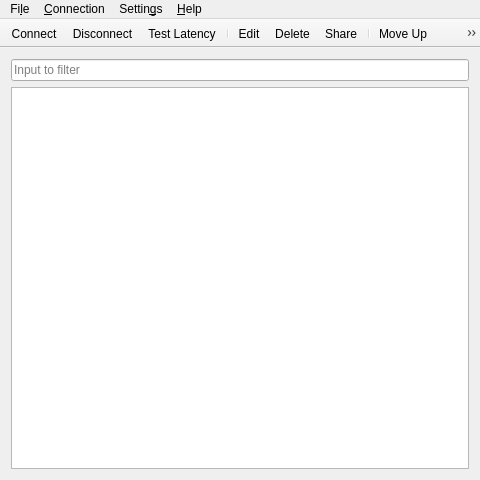
<?xml version="1.0" encoding="UTF-8"?>
<ui version="4.0">
 <class>MainWindow</class>
 <widget class="QMainWindow" name="MainWindow">
  <property name="geometry">
   <rect>
    <x>0</x>
    <y>0</y>
    <width>480</width>
    <height>480</height>
   </rect>
  </property>
  <property name="minimumSize">
   <size>
    <width>400</width>
    <height>400</height>
   </size>
  </property>
  <property name="windowTitle">
   <string>Connection Manager</string>
  </property>
  <property name="windowIcon">
   <iconset resource="icons.qrc">
    <normaloff>:/icons/icons/shadowsocks-gui.png</normaloff>:/icons/icons/shadowsocks-gui.png</iconset>
  </property>
  <property name="toolButtonStyle">
   <enum>Qt::ToolButtonFollowStyle</enum>
  </property>
  <widget class="QWidget" name="centralWidget">
   <layout class="QVBoxLayout" name="verticalLayout">
    <item>
     <widget class="QLineEdit" name="filterLineEdit">
      <property name="placeholderText">
       <string>Input to filter</string>
      </property>
      <property name="clearButtonEnabled">
       <bool>true</bool>
      </property>
     </widget>
    </item>
    <item>
     <widget class="QTableView" name="connectionView">
      <property name="editTriggers">
       <set>QAbstractItemView::NoEditTriggers</set>
      </property>
      <property name="tabKeyNavigation">
       <bool>false</bool>
      </property>
      <property name="selectionMode">
       <enum>QAbstractItemView::SingleSelection</enum>
      </property>
      <property name="selectionBehavior">
       <enum>QAbstractItemView::SelectRows</enum>
      </property>
      <property name="showGrid">
       <bool>false</bool>
      </property>
      <property name="sortingEnabled">
       <bool>true</bool>
      </property>
      <property name="wordWrap">
       <bool>false</bool>
      </property>
      <property name="cornerButtonEnabled">
       <bool>false</bool>
      </property>
      <attribute name="verticalHeaderVisible">
       <bool>false</bool>
      </attribute>
     </widget>
    </item>
   </layout>
  </widget>
  <widget class="QToolBar" name="toolBar">
   <property name="windowTitle">
    <string>Show Toolbar</string>
   </property>
   <property name="movable">
    <bool>false</bool>
   </property>
   <property name="allowedAreas">
    <set>Qt::AllToolBarAreas</set>
   </property>
   <property name="toolButtonStyle">
    <enum>Qt::ToolButtonFollowStyle</enum>
   </property>
   <property name="floatable">
    <bool>false</bool>
   </property>
   <attribute name="toolBarArea">
    <enum>TopToolBarArea</enum>
   </attribute>
   <attribute name="toolBarBreak">
    <bool>false</bool>
   </attribute>
   <addaction name="actionConnect"/>
   <addaction name="actionDisconnect"/>
   <addaction name="actionTestLatency"/>
   <addaction name="separator"/>
   <addaction name="actionEdit"/>
   <addaction name="actionDelete"/>
   <addaction name="actionShare"/>
   <addaction name="separator"/>
   <addaction name="actionMoveUp"/>
   <addaction name="actionMoveDown"/>
  </widget>
  <widget class="QMenuBar" name="menuBar">
   <property name="geometry">
    <rect>
     <x>0</x>
     <y>0</y>
     <width>480</width>
     <height>26</height>
    </rect>
   </property>
   <widget class="QMenu" name="menuConnection">
    <property name="title">
     <string>&amp;Connection</string>
    </property>
    <widget class="QMenu" name="menuAdd">
     <property name="title">
      <string>&amp;Add</string>
     </property>
     <property name="icon">
      <iconset theme="list-add">
       <normaloff>.</normaloff>.</iconset>
     </property>
     <addaction name="actionManually"/>
     <addaction name="actionURI"/>
     <addaction name="actionQRCodeFromFile"/>
     <addaction name="actionQRCode"/>
     <addaction name="actionScanQRCodeCapturer"/>
     <addaction name="actionFromConfigJson"/>
    </widget>
    <addaction name="menuAdd"/>
    <addaction name="actionEdit"/>
    <addaction name="actionShare"/>
    <addaction name="actionDelete"/>
    <addaction name="separator"/>
    <addaction name="actionConnect"/>
    <addaction name="actionForceConnect"/>
    <addaction name="actionDisconnect"/>
    <addaction name="actionTestLatency"/>
    <addaction name="actionTestAllLatency"/>
    <addaction name="separator"/>
    <addaction name="separator"/>
    <addaction name="actionMoveUp"/>
    <addaction name="actionMoveDown"/>
   </widget>
   <widget class="QMenu" name="menuFile">
    <property name="title">
     <string>Fi&amp;le</string>
    </property>
    <addaction name="actionImportGUIJson"/>
    <addaction name="actionExportGUIJson"/>
    <addaction name="actionSaveManually"/>
    <addaction name="separator"/>
    <addaction name="actionQuit"/>
   </widget>
   <widget class="QMenu" name="menuSettings">
    <property name="title">
     <string>Settin&amp;gs</string>
    </property>
    <addaction name="actionGeneralSettings"/>
    <addaction name="separator"/>
    <addaction name="actionShowFilterBar"/>
   </widget>
   <widget class="QMenu" name="menuHelp">
    <property name="title">
     <string>&amp;Help</string>
    </property>
    <addaction name="actionAbout"/>
    <addaction name="actionAboutQt"/>
    <addaction name="separator"/>
    <addaction name="actionReportBug"/>
   </widget>
   <addaction name="menuFile"/>
   <addaction name="menuConnection"/>
   <addaction name="menuSettings"/>
   <addaction name="menuHelp"/>
  </widget>
  <action name="actionManually">
   <property name="text">
    <string>&amp;Manually</string>
   </property>
   <property name="toolTip">
    <string>Add connection manually</string>
   </property>
  </action>
  <action name="actionQRCode">
   <property name="text">
    <string>&amp;Scan QR Code on Screen</string>
   </property>
  </action>
  <action name="actionQRCodeFromFile">
   <property name="icon">
    <iconset theme="document-open">
     <normaloff>.</normaloff>.</iconset>
   </property>
   <property name="text">
    <string>&amp;From QR Code Image File</string>
   </property>
   <property name="toolTip">
    <string>From QR code image file</string>
   </property>
  </action>
  <action name="actionURI">
   <property name="text">
    <string>&amp;URI</string>
   </property>
   <property name="toolTip">
    <string>Add connection from URI</string>
   </property>
  </action>
  <action name="actionDelete">
   <property name="icon">
    <iconset theme="list-remove">
     <normaloff>.</normaloff>.</iconset>
   </property>
   <property name="text">
    <string>&amp;Delete</string>
   </property>
  </action>
  <action name="actionEdit">
   <property name="text">
    <string>&amp;Edit</string>
   </property>
  </action>
  <action name="actionConnect">
   <property name="text">
    <string>&amp;Connect</string>
   </property>
  </action>
  <action name="actionDisconnect">
   <property name="text">
    <string>D&amp;isconnect</string>
   </property>
  </action>
  <action name="actionQuit">
   <property name="icon">
    <iconset theme="application-exit">
     <normaloff>.</normaloff>.</iconset>
   </property>
   <property name="text">
    <string>&amp;Quit</string>
   </property>
   <property name="shortcut">
    <string>Ctrl+Q</string>
   </property>
  </action>
  <action name="actionAbout">
   <property name="icon">
    <iconset theme="help-about">
     <normaloff>.</normaloff>.</iconset>
   </property>
   <property name="text">
    <string>&amp;About</string>
   </property>
  </action>
  <action name="actionAboutQt">
   <property name="text">
    <string>About &amp;Qt</string>
   </property>
  </action>
  <action name="actionGeneralSettings">
   <property name="text">
    <string>&amp;General Settings</string>
   </property>
  </action>
  <action name="actionShare">
   <property name="text">
    <string>&amp;Share</string>
   </property>
  </action>
  <action name="actionReportBug">
   <property name="text">
    <string>&amp;Report Bug</string>
   </property>
  </action>
  <action name="actionTestLatency">
   <property name="text">
    <string>&amp;Test Latency</string>
   </property>
   <property name="toolTip">
    <string>Test the latency of selected connection</string>
   </property>
  </action>
  <action name="actionTestAllLatency">
   <property name="text">
    <string>Test All C&amp;onnections Latency</string>
   </property>
  </action>
  <action name="actionImportGUIJson">
   <property name="text">
    <string>&amp;Import Connections from gui-config.json</string>
   </property>
   <property name="toolTip">
    <string>Import connections from old version configuration file</string>
   </property>
  </action>
  <action name="actionFromConfigJson">
   <property name="icon">
    <iconset theme="document-open">
     <normaloff>.</normaloff>.</iconset>
   </property>
   <property name="text">
    <string>From &amp;config.json</string>
   </property>
  </action>
  <action name="actionSaveManually">
   <property name="icon">
    <iconset theme="document-save">
     <normaloff>.</normaloff>.</iconset>
   </property>
   <property name="text">
    <string>&amp;Save Manually</string>
   </property>
   <property name="shortcut">
    <string>Ctrl+Shift+S</string>
   </property>
  </action>
  <action name="actionMoveUp">
   <property name="icon">
    <iconset theme="go-up">
     <normaloff>.</normaloff>.</iconset>
   </property>
   <property name="text">
    <string>&amp;Move Up</string>
   </property>
  </action>
  <action name="actionMoveDown">
   <property name="icon">
    <iconset theme="go-down">
     <normaloff>.</normaloff>.</iconset>
   </property>
   <property name="text">
    <string>Mo&amp;ve Down</string>
   </property>
  </action>
  <action name="actionShowFilterBar">
   <property name="checkable">
    <bool>true</bool>
   </property>
   <property name="checked">
    <bool>true</bool>
   </property>
   <property name="text">
    <string>&amp;Show Filter Bar</string>
   </property>
   <property name="shortcut">
    <string>Ctrl+F</string>
   </property>
  </action>
  <action name="actionExportGUIJson">
   <property name="text">
    <string>&amp;Export as gui-config.json</string>
   </property>
  </action>
  <action name="actionScanQRCodeCapturer">
   <property name="text">
    <string>Scan &amp;QR Code using Capturer</string>
   </property>
   <property name="toolTip">
    <string>Scan QR Code using Capturer</string>
   </property>
  </action>
  <action name="actionForceConnect">
   <property name="text">
    <string>&amp;Force Connect</string>
   </property>
   <property name="toolTip">
    <string>Connect to this connection and disconnect any connections currently using  the same local port</string>
   </property>
  </action>
 </widget>
 <layoutdefault spacing="6" margin="11"/>
 <resources>
  <include location="icons.qrc"/>
 </resources>
 <connections>
  <connection>
   <sender>actionShowFilterBar</sender>
   <signal>toggled(bool)</signal>
   <receiver>filterLineEdit</receiver>
   <slot>setVisible(bool)</slot>
   <hints>
    <hint type="sourcelabel">
     <x>-1</x>
     <y>-1</y>
    </hint>
    <hint type="destinationlabel">
     <x>239</x>
     <y>88</y>
    </hint>
   </hints>
  </connection>
 </connections>
</ui>
